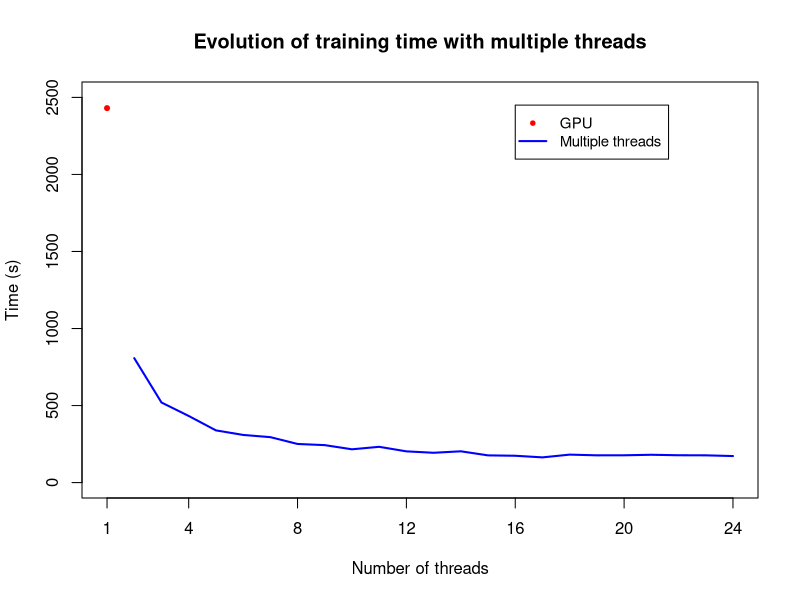

Generate this figure with R:
multicpu = read.table("multi_cpu-all.txt", col.names = c("Threads", "Time"))

plot(x = multicpu$Threads, y = multicpu$Time, type = "l", main = "Evolution of training time with multiple threads",
     xlab = "Number of threads", ylab = "Time (s)",
     xlim = c(multicpu$Threads[1]-1,multicpu$Threads[length(multicpu$Threads)]), 
     ylim = c(0,2500), lwd = 2, col = "blue", xaxt = "n")
axis(1, at = c(1,4,8,12,16,20,24), labels = c(1,4,8,12,16,20,24))
points(x = 1, y = 2430.4218711853027, pch = 20, col = "red")
legend(16, 2450, 
       legend = c("GPU","Multiple threads"),
       col = c("red","blue"), lty = c(NA,1), lwd = c(NA,2), pch = c(20,NA), cex = 0.9)
